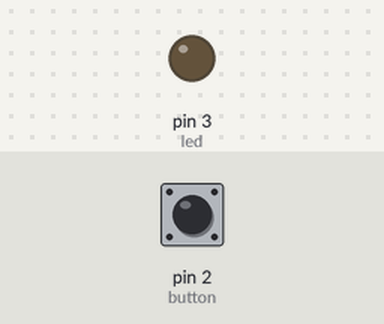
This sketch was run on a simulated Arduino Uno, built with avr-gcc and run on an emulated ATmega328P. On the bench: output pins drawn as LEDs (lit = HIGH). The inputs (shaded band) are chosen by the test bench; at power-on: pin 2 (button) HIGH.

Above: at 1.2 s.
1.3 s: pin 2 (button) pulled LOW for 0.15 s
At 1.9 s:
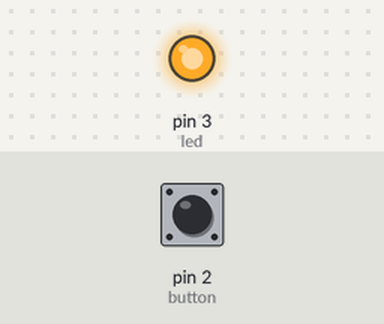
2.9 s: pin 2 (button) pulled LOW for 1 s
At 4.3 s:
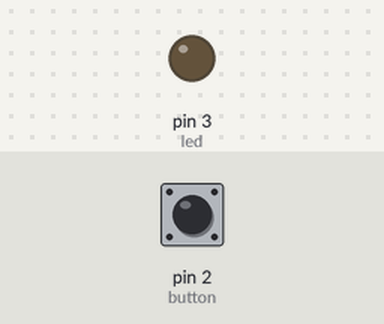
5.4 s: pin 2 (button) pulled LOW for 3.2 s
At 6.2 s:
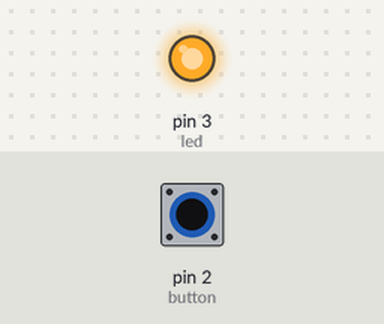
Timing chart, 0 to 8.4 s (numbered marks = the images above; inputs shaded):
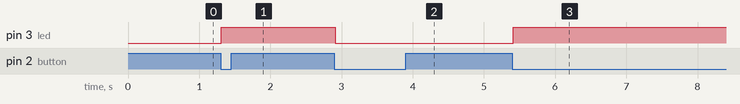

Measured:
- after the input at 1.3 s, pin 3 (led): LOW → HIGH at once
- after the input at 2.9 s, pin 3 (led): HIGH → LOW at once
- after the input at 5.4 s, pin 3 (led): LOW → HIGH at once

The sketch:

button-led-toggle.ino
```cpp
// Program to digital read from a button with an internal pull-up resistor
// and toggle an LED


#define button 2
#define led 3

static uint32_t timeStamp;
uint32_t debounceDelay = 10; // (ms)

void setup() {
  // Configure pin to be a digital INPUT_PULLUP
  pinMode(button,INPUT_PULLUP);

  // Configure pin to be a digital OUTPUT
  pinMode(led,OUTPUT);
}

void loop() {
  // Variables to keep track of state
  // (set to 1, since pull-up default state is HIGH)
  static boolean state = 1;
  static boolean lastState = 1;

  // Variable to keep track of the ledState
  static boolean ledState = 0;

  // Read digital logic of the pin
  boolean reading = digitalRead(button);

  // Record timeStamp whenever the current reading
  // differs from the last valid state change
  if (reading != lastState)
    timeStamp = millis();

  // Only register a valid state change
  // when the difference between the current time
  // and timeStamp is greater than the debounceDelay threshold
  if ((millis() - timeStamp) > debounceDelay) {
    // Check if the current reading differs from the current state
    if (reading != state) {
      // Set current state to the current reading
      state = reading;

      if (!state) {
        // Toggle LED state
        ledState = !ledState;

        // Write the state to the LED
        digitalWrite(led,ledState);
      }
    }
  }

  // Assign last state to the current reading
  lastState = reading;
}
```
